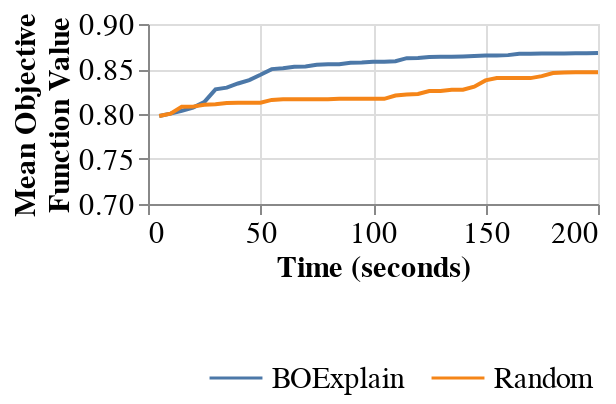

The code cell stored with this chart in its notebook:
### Markdown cell above
# Recreate Figure 8

From the output of the above call to the BOExplain APi, the following two cells can be used to recreate Figure 8 from the paper.

### Code cell
import pandas as pd
import altair as alt
alt.data_transformers.disable_max_rows()
import numpy as np

from json import loads
experiments = {}

fo = open("results/credit.json", "r")
for i, line in enumerate(fo.readlines()):
    experiments[i] = loads(line)
fo.close()

df = pd.DataFrame({}, columns=["Algorithm", "Time (seconds)", "Value"])
for i in range(len(experiments)):
    df_new = pd.DataFrame.from_dict({"Algorithm": experiments[i]["cat_enc"],
                        "Time (seconds)": list(range(5, experiments[i]["runtime"]+5, 5)),
                        "Value": experiments[i]["time_array"]},
                                orient='index').T
    df = df.append(df_new)

df = df.explode("Value")
df = df.set_index(['Algorithm']).apply(pd.Series.explode).reset_index()
df["Algorithm"] = df["Algorithm"].replace({"individual_contribution_warm_start_top1": "BOExplain", np.nan: "Random"})

line = alt.Chart(df).mark_line().encode(
    x='Time (seconds)',
    y=alt.Y('mean(Value)', title=['Mean Objective', 'Function Value'], scale=alt.Scale(domain=[0.7, 0.9])),
    color="Algorithm"
).properties(
    width=225,
    height=90
)
band = alt.Chart(df).mark_errorband(extent='stdev').encode(
    x='Time (seconds)',
    y=alt.Y('Value', title='Mean Objective Function Value', scale=alt.Scale(domain=[0.7, 0.9])),
    color=alt.Color("Algorithm")
)
chart = line# + band
chart = chart.configure_title(
    anchor='start',
)
chart.configure_legend(
    title=None,
    orient='none',
    legendX=30,
    legendY=163,
    columns=4,
    labelFontSize=15,
    symbolSize=700,
    labelLimit=275,
).configure_axis(
    labelFontSize=15,
    titleFontSize=15,
    titlePadding=2
).configure_title(
    fontSize=15
)

### Figure 1 — Vega-Lite specification as saved in the notebook (floating-point values rounded to 4 significant figures; data arrays with more than 128 entries replaced by an {"elided": "..."} marker saying what was removed)
{"config": {"view": {"continuousWidth": 400, "continuousHeight": 300}, "axis": {"labelFontSize": 15, "titleFontSize": 15, "titlePadding": 2}, "legend": {"columns": 4, "labelFontSize": 15, "labelLimit": 275, "legendX": 30, "legendY": 163, "orient": "none", "symbolSize": 700, "title": null}, "title": {"fontSize": 15}}, "data": {"name": "data-616b74158620d0d7d10841b02e99e3b2"}, "mark": "line", "encoding": {"color": {"type": "nominal", "field": "Algorithm"}, "x": {"type": "quantitative", "field": "Time (seconds)"}, "y": {"type": "quantitative", "aggregate": "mean", "field": "Value", "scale": {"domain": [0.7, 0.9]}, "title": ["Mean Objective", "Function Value"]}}, "height": 90, "width": 225, "$schema": "https://vega.github.io/schema/vega-lite/v4.8.1.json", "datasets": {"data-616b74158620d0d7d10841b02e99e3b2": {"elided": "800 records"}}}
